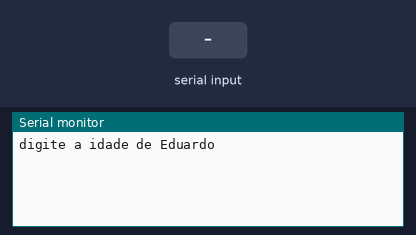
Recording of a sketch running on a simulated Arduino Uno, built with avr-gcc and run on an emulated ATmega328P. Parts: the last lines printed to the serial monitor. The inputs (shaded band) are chosen by the test bench.

Above: at 1.2 s.
1.3 s: "90,45\n" received over Serial
At 2.1 s:
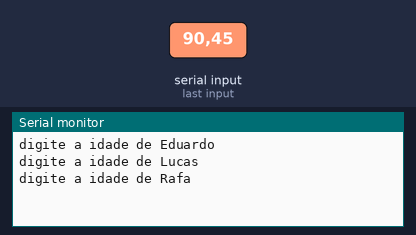
2.8 s: "30,150\n" received over Serial
At 4.1 s:
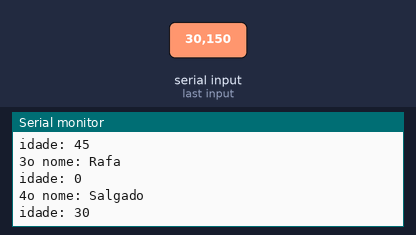
Timing chart, 0 to 5.8 s (numbered marks = the images above; inputs shaded):
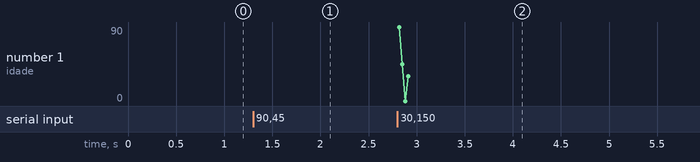

Measured:
- after the input at 1.3 s, the serial monitor: prints a new line at once (image 1)
- after the input at 2.8 s, the serial monitor: prints a new line at once (image 2)

The sketch:

_vetores_manipula_o_1.ino
```cpp
void setup()
{
  Serial.begin(9600);
}

void loop()

{
  String nomes[4] = {"Eduardo", "Lucas", "Rafa", "Salgado"};
  int idades[4];

  for(int i = 0; i < 4; i++){
    Serial.println("digite a idade de " + nomes[i]);
    while(! Serial.available());
    idades[i] = Serial.parseInt();
  }


  int numeral = 1;
  for(int i = 0; i < 4; i++)
  {

    Serial.println(String(i + 1) + "o nome: " + nomes[i]);
    Serial.println("idade: " + String(idades[i]));
    Serial.println();
  }


  delay(2000);


}
```
